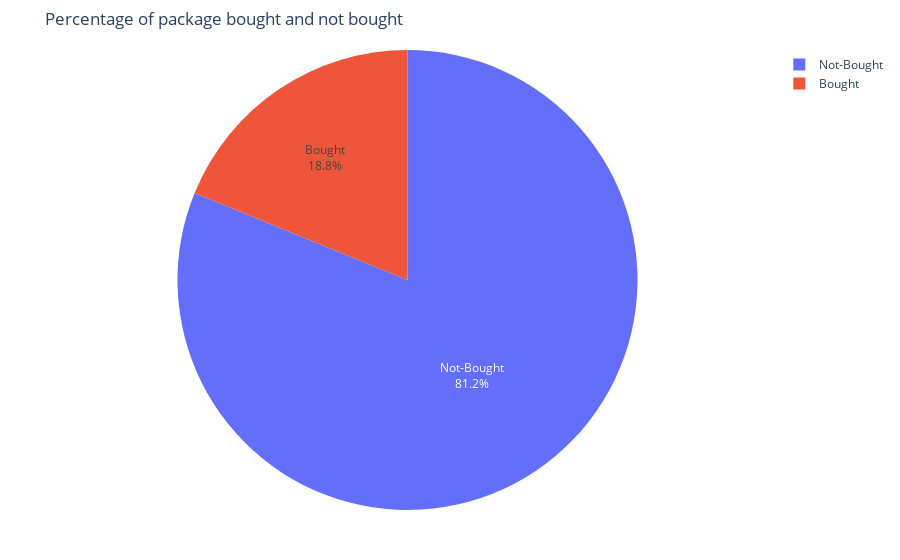

This figure's notebook cell:
### Code cell
percentage = df.ProdTaken.value_counts(normalize=True)*100
pielabels = ["Not-Bought","Bought"]

# Plot PieChart with Ploty library
f1 = px.pie(values= percentage, names= pielabels, title="Percentage of package bought and not bought")
f1.update_traces(textposition="inside", textinfo="percent+label")
f1.update_layout(margin={"r":50,"t":50,"l":50,"b":50})
f1.show()

### Figure 1 — Plotly figure (JSON) as saved in the notebook; plotly's stock layout.template omitted (floating-point values rounded to 4 significant figures)
{"data": [{"domain": {"x": [0, 1], "y": [0, 1]}, "hovertemplate": "label=%{label}<br>value=%{value}<extra></extra>", "labels": ["Not-Bought", "Bought"], "legendgroup": "", "name": "", "showlegend": true, "textinfo": "percent+label", "textposition": "inside", "type": "pie", "values": [81.18, 18.82]}], "layout": {"legend": {"tracegroupgap": 0}, "margin": {"b": 50, "l": 50, "r": 50, "t": 50}, "title": {"text": "Percentage of package bought and not bought"}}}
